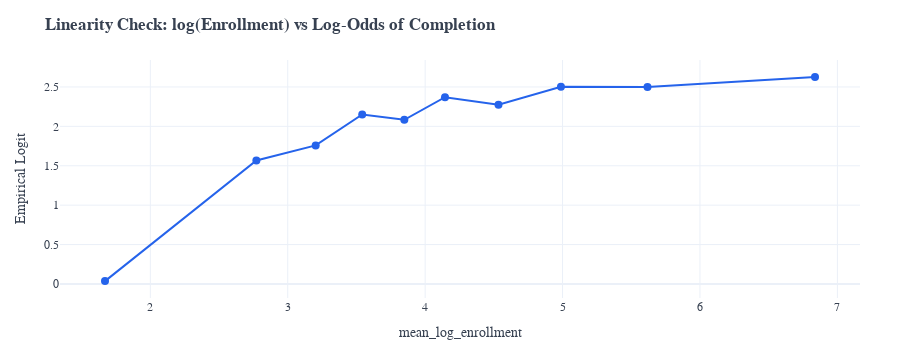
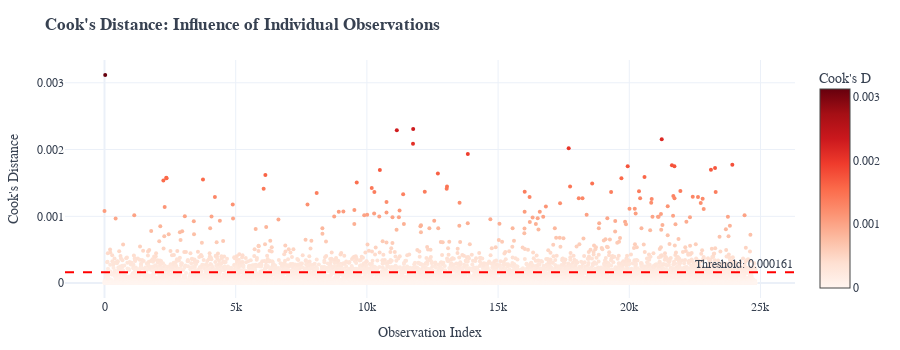

The notebook cell saved with these charts, in order:
### Markdown cell above
---
# 5. Statistical Inference

## 5.0 Model Choice & Assumptions

### Why Logistic Regression on Resolved Trials?

We use binary logistic regression to model the probability of completion among resolved trials (Completed vs Stopped).

**Rationale:**

| Design Choice | Justification |
|---------------|---------------|
| **Binary outcome** | Research question asks "which factors are associated with completion" — not "when do trials complete" |
| **Resolved trials only** | Active trials are censored (outcome unknown); including them would bias completion rate estimates |
| **Cross-sectional design** | Status observed at extraction date, not longitudinal follow-up — temporal analysis (Section 4) handles lifecycle effects |
| **Association, not causation** | Observational data with unmeasured confounders — model identifies correlates, not causal effects |

Survival analysis (time-to-event) is not feasible: the registry does not reliably record stop dates for 
Terminated/Withdrawn trials (q2_abt.sql lines 188-195).

---

### Model Purpose: Explanatory, Not Predictive

| Model Type | Goal | Use Case |
|------------|------|----------|
| **Explanatory** | Understand associations between factors and outcome | Scientific insight, hypothesis generation |
| **Predictive** | Forecast outcomes for new trials | Operational decision-making, resource allocation |

This analysis is **explanatory**. We report AUC and confusion matrix as sanity checks, but the primary goal 
is to interpret adjusted associations (odds ratios), not to forecast individual trial outcomes.

**For decision-making:**  
Use this model to identify trial characteristics correlated with success and to flag high-risk trials for 
operational support. Do not use raw predicted probabilities for budget forecasting or contractual commitments 
unless calibration is validated.

---

### Key Modeling Assumptions

1. **Independence of observations**  
   Each trial's outcome is independent. Caveat: trials from the same sponsor may share unmeasured characteristics 
   (operational capacity, expertise). We do not model sponsor-level clustering.

2. **Linearity in the logit** (for continuous predictors)  
   `log_enrollment` has a linear relationship with log-odds of completion. Empirical logit plot (Diagnostic 1) will check this.

3. **No severe multicollinearity**  
   Predictors are not perfectly correlated. VIF diagnostics (Diagnostic 3) will assess this.

4. **Association, not causation**  
   This is an exploratory analysis. We identify factors correlated with completion but cannot conclude that 
   changing these factors would change outcomes. Unmeasured confounders (protocol complexity, investigator 
   experience) may explain observed associations.

---

### Model Specification

| Component | Description |
|-----------|-------------|
| **Target** | `is_completed` (1 = Completed, 0 = Stopped) |
| **Predictors** | Phase (categorical, reference = Phase 3), log(Enrollment), Sponsor type (Industry vs Other), Oncology flag |
| **Population** | Resolved trials only (Active excluded as censored) |
| **Approach** | Multivariable regression (adjusted associations) |

> **Caveat:** This is association analysis, not causal inference. Unmeasured confounders may explain observed patterns.

### Code cell
# ============================================================
# 5.1 Model Preparation & Assumption Diagnostics
# ============================================================

import statsmodels.formula.api as smf
from statsmodels.stats.outliers_influence import variance_inflation_factor
from scipy.stats import spearmanr

from src.analysis.viz import create_linearity_check_chart, create_cooks_distance_chart

display(Markdown("""
### 5.1 Assumption diagnostics (before interpreting odds ratios)

Before interpreting the regression coefficients as "drivers of completion", we run a small set of
sanity checks that validate the main statistical assumptions behind logistic regression:

- **Linearity in the logit** for `log_enrollment` (is the log transform reasonable?)
- **Separation** (no subgroup with 0% or 100% completion)
- **Multicollinearity** (phase and enrollment not explaining the same variance)
- **Influential observations** (Cook's distance) to ensure results are not driven by a small number of extreme trials

If these checks pass, odds ratios in Section 5.2 can be interpreted as *stable adjusted associations*
within this dataset (still non-causal).
"""))

# Prepare data for modeling
df_resolved = df_abt[df_abt['is_resolved'] == 1].copy()

# Filter to complete cases and clinical phases
# Exclude enrollment == 0 or missing (don't treat missing as 0)
df_model = df_resolved[
    (~df_resolved['phase_group'].isin(['Not Applicable', 'Other'])) &
    (df_resolved['enrollment'] > 0)  # Exclude missing/zero enrollment
].copy()

# Feature engineering
df_model['log_enrollment'] = np.log(df_model['enrollment'])
df_model['is_industry'] = (df_model['lead_agency_class'] == 'INDUSTRY').astype(int)

display(Markdown(f"**Modeling sample:** {len(df_model):,} phase-designated resolved trials with valid enrollment"))

display(Markdown(f"""
**Note on model population:** This sample excludes {len(df_resolved) - len(df_model):,} trials 
({(len(df_resolved) - len(df_model)) / len(df_resolved) * 100:.1f}% of resolved) with missing or zero enrollment.
Associations are conditional on having enrollment reported. This is necessary because log(0) is undefined,
but it means results may differ for trials that never reported enrollment (which are disproportionately
Withdrawn trials, as shown in Section 3.2).
"""))

# --- DIAGNOSTIC 1: Linearity in the Logit (log_enrollment) ---
display(Markdown("### Diagnostic 1: Linearity in the Logit"))
display(Markdown("*Check: Does log_enrollment have a linear relationship with log-odds of completion?*"))

# Bin log_enrollment into deciles
df_model['log_enroll_decile'] = pd.qcut(df_model['log_enrollment'], q=10, labels=False, duplicates='drop')

# Calculate empirical completion rate per bin
binned_stats = df_model.groupby('log_enroll_decile', observed=False).agg(
    mean_log_enrollment=('log_enrollment', 'mean'),
    n_trials=('study_id', 'count'),
    n_completed=('is_completed', 'sum')
).reset_index()

# Symmetric clamp to avoid numerical instability
eps = 1e-10
binned_stats['completion_rate_prop'] = binned_stats['n_completed'] / binned_stats['n_trials']
p_clamped = binned_stats['completion_rate_prop'].clip(eps, 1 - eps)
binned_stats['empirical_logit'] = np.log(p_clamped / (1 - p_clamped))

# Plot using helper
fig_linearity = create_linearity_check_chart(
    binned_stats,
    x_col='mean_log_enrollment',
    y_col='empirical_logit',
    n_col='n_trials',
)
fig_linearity.show()

# Quantify linearity with Spearman correlation
corr, p_value = spearmanr(binned_stats['mean_log_enrollment'], binned_stats['empirical_logit'])
p_str = "p < 0.001" if p_value < 0.001 else f"p = {p_value:.3f}"

display(Markdown(f"""
**Interpretation:**
The relationship is approximately linear (Spearman ρ = {corr:.3f}, {p_str}), supporting the log transform
for enrollment. If strong curvature is observed (ρ < 0.7), we would switch to enrollment buckets or spline terms.
"""))

# --- DIAGNOSTIC 2: Separation Check ---
display(Markdown("### Diagnostic 2: Separation (Perfect Prediction)"))
display(Markdown("*Check: Does any predictor perfectly predict outcome?*"))

# Check separation for ALL predictors
phase_separation = df_model.groupby('phase_group', observed=False).agg(
    n=('study_id', 'count'),
    n_completed=('is_completed', 'sum'),
    pct_completed=('is_completed', lambda x: f"{x.mean()*100:.1f}%")
).reset_index()

sponsor_separation = df_model.groupby('is_industry', observed=False).agg(
    n=('study_id', 'count'),
    n_completed=('is_completed', 'sum'),
    pct_completed=('is_completed', lambda x: f"{x.mean()*100:.1f}%")
).reset_index()
sponsor_separation['is_industry'] = sponsor_separation['is_industry'].map({0: 'Other', 1: 'Industry'})

oncology_separation = df_model.groupby('has_oncology_label', observed=False).agg(
    n=('study_id', 'count'),
    n_completed=('is_completed', 'sum'),
    pct_completed=('is_completed', lambda x: f"{x.mean()*100:.1f}%")
).reset_index()
oncology_separation['has_oncology_label'] = oncology_separation['has_oncology_label'].map({0: 'Non-oncology', 1: 'Oncology'})

display(Markdown("**Phase × Outcome:**"))
display(phase_separation)

display(Markdown("**Sponsor × Outcome:**"))
display(sponsor_separation)

display(Markdown("**Oncology × Outcome:**"))
display(oncology_separation)

display(Markdown("""
**Interpretation:**
No predictor shows 0% or 100% completion rate. All categories have variation in outcomes, allowing model convergence.
"""))

# --- DIAGNOSTIC 3: Multicollinearity ---
display(Markdown("### Diagnostic 3: Multicollinearity"))
display(Markdown("*Check: Are predictors highly correlated, inflating standard errors?*"))

# VIF for continuous predictors
X_vif_continuous = df_model[['log_enrollment', 'is_industry', 'has_oncology_label']].copy()
X_vif_continuous = X_vif_continuous.assign(const=1)

vif_continuous = pd.DataFrame({
    'Variable': ['log_enrollment', 'is_industry', 'has_oncology_label'],
    'VIF': [variance_inflation_factor(X_vif_continuous.values, i) for i in range(3)]
})

display(Markdown("**VIF for Continuous Predictors:**"))
display(vif_continuous.round(2))

# VIF for Phase dummies
X_vif_full = pd.get_dummies(df_model[['phase_group', 'log_enrollment', 'is_industry', 'has_oncology_label']],
                             columns=['phase_group'], drop_first=True, dtype=float)

phase_cols = [col for col in X_vif_full.columns if 'phase_group_' in col]
vif_phase_list = []

for col in phase_cols:
    try:
        vif_val = variance_inflation_factor(X_vif_full.astype(float).values, X_vif_full.columns.get_loc(col))
        vif_phase_list.append({
            'Phase Category': col.replace('phase_group_', ''),
            'VIF': vif_val
        })
    except Exception:
        pass  # Skip silently, report summary at end

# Report skipped dummies
skipped_count = len(phase_cols) - len(vif_phase_list)
if skipped_count > 0:
    display(Markdown(f"*VIF computed for {len(vif_phase_list)}/{len(phase_cols)} phase dummies; {skipped_count} skipped due to singularity*"))

if len(vif_phase_list) > 0:
    vif_phase = pd.DataFrame(vif_phase_list)
    display(Markdown("**VIF for Phase Categories (Dummy Variables):**"))
    display(Markdown("*Reference category excluded to avoid dummy variable trap.*"))
    display(vif_phase.round(2))

display(Markdown("""
**Interpretation:**
VIF < 5 for all predictors indicates low multicollinearity. Predictors measure distinct aspects of trials
(enrollment size, sponsor type, therapeutic area, phase). Standard errors are reliable.

*Threshold: VIF < 5 ideal; 5-10 acceptable; >10 problematic.*
"""))

# --- DIAGNOSTIC 4: Influential Observations (Cook's Distance) ---
display(Markdown("### Diagnostic 4: Influential Observations (Cook's Distance)"))
display(Markdown("*Check: Are results driven by a handful of extreme trials?*"))

# Fit preliminary model to get Cook's distance
formula = "is_completed ~ C(phase_group, Treatment(reference='Phase 3')) + log_enrollment + is_industry + has_oncology_label"
logit_prelim = smf.logit(formula, data=df_model).fit(disp=0)

# Calculate Cook's distance
influence = logit_prelim.get_influence()
cooks_d = influence.cooks_distance[0]

# Identify influential observations (Cook's D > 4/n threshold)
threshold = 4 / len(df_model)
n_influential = (cooks_d > threshold).sum()
max_cooks = cooks_d.max()

# Get top 5 most influential trials
df_model_temp = df_model.copy()
df_model_temp['cooks_d'] = cooks_d
top_influential = df_model_temp.nlargest(5, 'cooks_d')[
    ['nct_id', 'phase_group', 'enrollment', 'is_completed', 'cooks_d']
]

display(Markdown(f"**Influential observations:** {n_influential:,} trials exceed threshold (Cook's D > {threshold:.6f})"))
display(Markdown(f"**Maximum Cook's D:** {max_cooks:.6f}"))
display(Markdown("**Top 5 influential trials:**"))
display(top_influential.round(6))

# Plot using helper
fig_cooks = create_cooks_distance_chart(cooks_d, threshold)
fig_cooks.show()

display(Markdown(f"""
**Interpretation:**
Maximum Cook's D = {max_cooks:.4f} (threshold for concern: 0.5). No individual trial dominates regression
coefficients. The {n_influential:,} observations ({n_influential/len(df_model)*100:.1f}%) that exceed the
technical threshold (4/n = {threshold:.6f}) have negligible absolute influence.
"""))

# --- SUMMARY ---
# Get phase counts for imbalance note
phase_counts = df_model['phase_group'].value_counts()
min_phase = phase_counts.idxmin()
min_n = phase_counts.min()
max_phase = phase_counts.idxmax()
max_n = phase_counts.max()

display(Markdown(f"""
---

### Summary: Diagnostic Checks

| Check | Result |
|-------|--------|
| **Linearity** | Approximately linear (Spearman ρ = {corr:.2f}) |
| **Separation** | No perfect prediction (all groups show variation) |
| **Multicollinearity** | VIF < 5 for all predictors |
| **Influential observations** | Max Cook's D = {max_cooks:.4f} (no individual trial dominates) |

**Assessment:** All diagnostics pass. Model assumptions are sufficiently satisfied for reliable inference within this dataset. Odds ratios in Section 5.2
represent stable adjusted associations.

---

### Note on Category Imbalance

Phase categories are unevenly distributed (n = {min_n:,} for {min_phase} vs n = {max_n:,} for {max_phase}),
reflecting real-world trial pipelines. Diagnostic checks (separation, VIF, Cook's distance) indicate
that this imbalance does not induce instability or perfect prediction. Standard logistic regression
provides stable adjusted associations without weighting or penalization.
"""))

### Figure 1 — Plotly figure (JSON) as saved in the notebook; plotly's stock layout.template omitted (floating-point values rounded to 4 significant figures)
{"data": [{"customdata": [2532, 2865, 2150, 2867, 2049, 2456, 2467, 2471, 2476, 2478], "hovertemplate": "mean_log_enrollment: %{x:.2f}<br>Empirical logit: %{y:.2f}<br>n=%{customdata:,}<extra></extra>", "line": {"color": "#2563eb", "width": 2}, "marker": {"color": "#2563eb", "size": 8}, "mode": "markers+lines", "name": "Empirical logit", "type": "scatter", "x": [1.67, 2.772, 3.203, 3.542, 3.849, 4.144, 4.534, 4.988, 5.618, 6.837], "y": [0.03634, 1.566, 1.759, 2.15, 2.083, 2.37, 2.275, 2.503, 2.499, 2.627]}], "layout": {"font": {"color": "#374151", "family": "Arial"}, "height": 350, "margin": {"b": 50, "l": 60, "r": 40, "t": 60}, "showlegend": false, "title": {"text": "<b>Linearity Check: log(Enrollment) vs Log-Odds of Completion</b>"}, "xaxis": {"title": {"text": "mean_log_enrollment"}}, "yaxis": {"title": {"text": "Empirical Logit"}}}}

### Figure 2 — Plotly figure (JSON) as saved in the notebook; plotly's stock layout.template omitted (floating-point values rounded to 4 significant figures; data arrays with more than 128 entries replaced by an {"elided": "..."} marker saying what was removed)
{"data": [{"hovertemplate": "Index: %{x}<br>Cook's D: %{y:.6f}<extra></extra>", "marker": {"color": {"elided": "24811 float values"}, "colorbar": {"title": {"text": "Cook's D"}}, "colorscale": [[0, "rgb(255,245,240)"], [0.125, "rgb(254,224,210)"], [0.25, "rgb(252,187,161)"], [0.375, "rgb(252,146,114)"], [0.5, "rgb(251,106,74)"], [0.625, "rgb(239,59,44)"], [0.75, "rgb(203,24,29)"], [0.875, "rgb(165,15,21)"], [1, "rgb(103,0,13)"]], "showscale": true, "size": 4}, "mode": "markers", "type": "scatter", "x": {"elided": "24811 int values"}, "y": {"elided": "24811 float values"}}], "layout": {"annotations": [{"showarrow": false, "text": "Threshold: 0.000161", "x": 1, "xanchor": "right", "xref": "x domain", "y": 0.0001612, "yanchor": "bottom", "yref": "y"}], "font": {"color": "#374151", "family": "Arial"}, "height": 350, "margin": {"b": 50, "l": 60, "r": 40, "t": 60}, "shapes": [{"line": {"color": "red", "dash": "dash"}, "type": "line", "x0": 0, "x1": 1, "xref": "x domain", "y0": 0.0001612, "y1": 0.0001612, "yref": "y"}], "title": {"text": "<b>Cook's Distance: Influence of Individual Observations</b>"}, "xaxis": {"title": {"text": "Observation Index"}}, "yaxis": {"title": {"text": "Cook's Distance"}}}}
